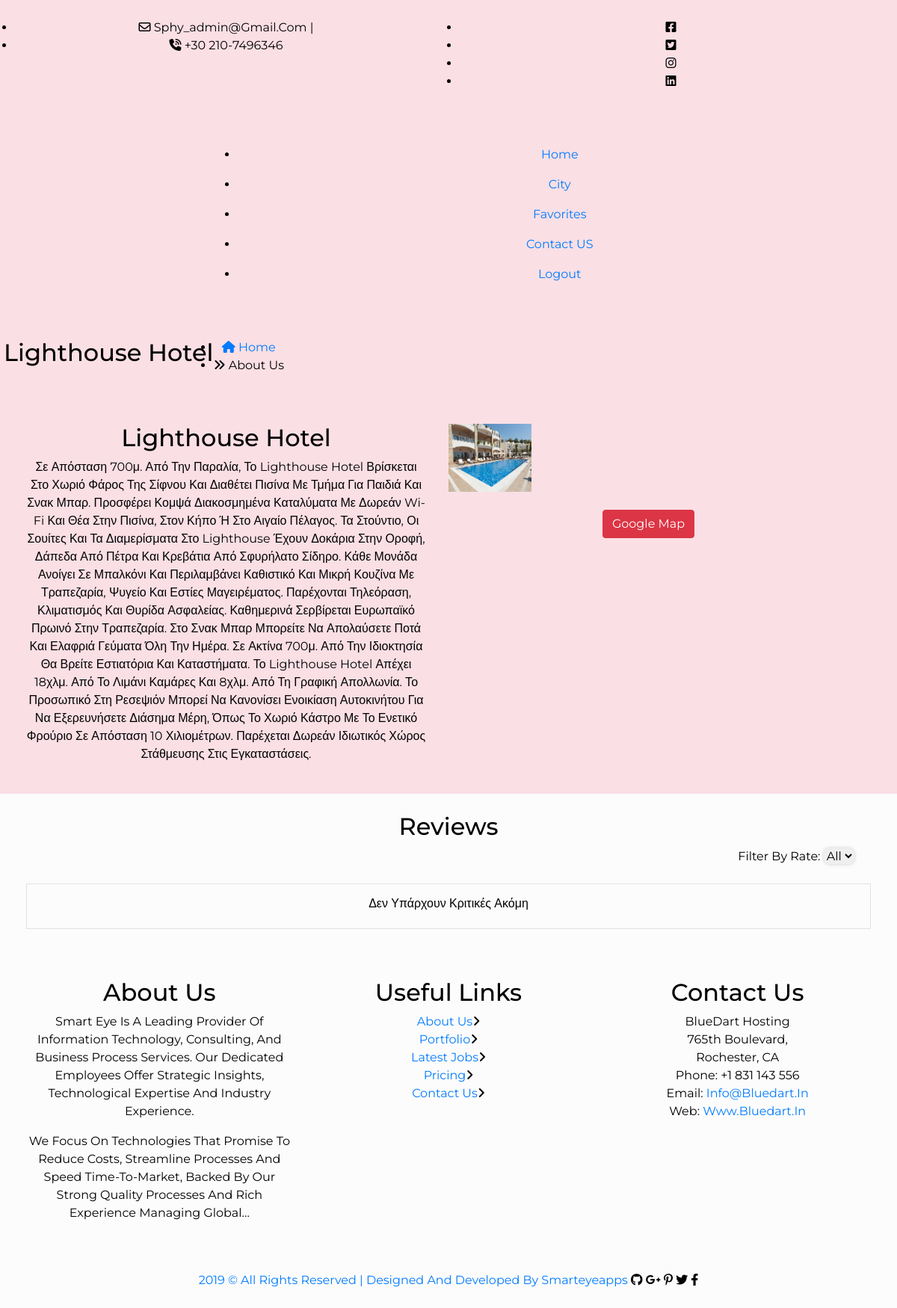
Page /about_us.php?name=1 (signed in) on the committed database.
### tables this page shows
CREATE TABLE choice (
    choice_id INT AUTO_INCREMENT PRIMARY KEY,
    name VARCHAR(255) NOT NULL,
    address VARCHAR(255) NOT NULL,
    phone_number VARCHAR(45),
    link VARCHAR(255),
    map VARCHAR(255) NOT NULL,	
    category_id INT NOT NULL,
    FOREIGN KEY (category_id) REFERENCES category (category_id),
    city_id INT NOT NULL,
    FOREIGN KEY (city_id) REFERENCES city (city_id),
    description TEXT NOT NULL,
    activation  enum ('active', 'not active'),
    user_id INT NOT NULL,
    FOREIGN KEY (user_id) REFERENCES user (user_id)
);

CREATE TABLE pic (
    pic_id INT AUTO_INCREMENT PRIMARY KEY,
    id INT NOT NULL,
    type_id ENUM('city', 'choice','user') NOT NULL,
    path VARCHAR(255) NOT NULL
);

### about_us.php (the view, shortened to what this page needs)
<?php
require_once('database.php');
$name = urldecode($_GET['name']); ?>
<!doctype html>
<html lang="en">
<head>
    <link rel="stylesheet" href="assets/css/bootstrap.min.css">
    <link rel="stylesheet" href="assets/css/all.min.css">
    <link rel="stylesheet" href="assets/css/animate.css">
    <link rel="stylesheet" type="text/css" href="assets/css/style.css" />
    <link rel="stylesheet" href="https://code.jquery.com/ui/1.12.1/themes/base/jquery-ui.css">
</head>
    <body>
<?php include('header.php');?>
    <div class="page-nav no-margin row">
        <div class="container">
            <div class="row">
                <?php $query ="SELECT * FROM choice ch inner join pic p on choice_id = id where choice_id = '$name'" ;
                        $result = mysqli_query($dbc, $query);
                        $data = mysqli_fetch_assoc($result)
                ?>
                <h2><?php if ($data['category_id']!=8) { echo $data['name']; } else {echo 'Details';}  ?></h2>
                <ul>
                    <?php if(isset($_SESSION['category'])){ ?>
                        <li> <a href="gallery.php?filter=<?php echo $_SESSION['category']; ?>"><i class="fas fa-home"></i> Home</a></li>
                    <?php }else{ ?>
                        <li><a href="gallery.php"><i class= "fas fa-home"></i> Home </a></li>
                    <?php } ?>
                    <li><i class="fas fa-angle-double-right"></i> About Us</li>
                </ul>
            </div>
        </div>
    </div>
    <div class="about-us container-fluid">
        <div class="container">
            <div class="row natur-row no-margin w-100">
                <div class="text-part col-md-6">
                    <h2><?php if ($data['category_id']!=8) { echo $data['name']; } else {echo 'Details';}  ?></h2>
                    <p><?php echo $data['description']  ?></p>
                </div>
            <div class="image-part col-md-6">
                <?php
                $query = "SELECT * FROM pic WHERE id = '$name' AND type_id = 'choice'";
                $result = mysqli_query($dbc, $query);
                $pictures = mysqli_fetch_all($result, MYSQLI_ASSOC);
                    ?>
                <div class="thumbnail-carousel">
                    <div class="row">
                        <?php foreach ($pictures as $index => $picture) : ?>
                            <div class="col-3 thumbnail-item <?php if ($picture['path'] == $data['path']) echo 'active'; ?>" data-index="<?php echo $index; ?>">
                                <img src="./pictures/<?php echo $picture['path']; ?>.jpg" class="img-fluid" alt="Thumbnail Image">
                            </div>
                        <?php endforeach; ?>
                    </div>
                </div>
                <?php echo '<br><center><a href="' . $data['map'] . '"><button type="button" class="btn btn-danger">Google Map</button></a></center>'; ?>
            </div>
        </div>
    </div>
</div>
   <?php
    if ($data['category_id']!=8) {
   ?>
<div class="review container-fluid" style="background-color: #fcfcfc;">
    <div class="container">
        <div class="session-title">
            <h2>Reviews</h2>
            <div class="reviews_filters">
                <label>Filter By Rate: </label>
                <select name="f_rate" id="f_rate">
                    <option class="filter-button" data-filter="all">All</option>
                </select>
            </div>
        </div>
<?php
    $filterValue = "all";
    $query = "SELECT username, title, comment, rate , r_date
    FROM choice ch INNER JOIN reviews r ON ch.choice_id=r.choice_id  INNER JOIN user u ON r.user_id=u.user_id
    where ch.choice_id = '$name' ";
    if ($filterValue == "all") {
        $query = "SELECT username, title, comment, rate , r_date FROM choice ch INNER JOIN reviews r ON ch.choice_id=r.choice_id INNER JOIN user u ON r.user_id=u.user_id where ch.choice_id = '$name' ORDER BY r_date DESC";
    }else if($filterValue == 1){
        $query .= "AND rate = '$filterValue' ORDER BY r_date DESC";
    }else if($filterValue == 2){
        $query .= " AND rate = '$filterValue' ORDER BY r_date DESC";
    }else if($filterValue == 3){
        $query .= " AND rate = '$filterValue' ORDER BY r_date DESC";
    }else if($filterValue == 4){
        $query .= " AND rate = '$filterValue' ORDER BY r_date DESC";
    }else if($filterValue == 5){
        $query .= " AND rate = '$filterValue' ORDER BY r_date DESC";
    }
    $result = mysqli_query($dbc, $query);
    if ($result->num_rows > 0) {
    echo'<div class="row review-row">';
        while ($data = mysqli_fetch_assoc($result)) {
            echo'<div class="col-md-6">';
                echo'<div class="review-col">';
?>
                    <div class="profil">
                    </div>
                    <div class="review-detail ">
<?php
                        echo "<h4>". $data['title'] . " </h4> ";
                        echo "<p id='p_comment' style='word-break: break-all;'>".$data['comment']."</p>";
                        $date = date_create($data['r_date']);
                        echo "<h6>". $data['username'] . " at ". date_format($date,'d-m-Y')  ."</h6>";
                        echo "<ul class='rat'>";
                        for($i = 0; $i < $data['rate']; $i++) {
                            echo '<li><i class="fa fa-star" style="color: #f3da35"></i></li>';
                        }
                        echo "</ul>";
?>
                    </div>
                </div>
            </div>
        <?php
    }
        if(mysqli_num_rows($result) > 4){
        echo'<div id="load-more"> Load more </div>';
        };
    ?>
        </div>
    </div>
<?php
    } else {
        echo' <div class="container p-3 my-3 border text-center">';
        echo '<h6>Δεν υπάρχουν κριτικές ακόμη</h6>';
        echo '</div>';
    }
    ?>
</div>
<?php
    }
?>
    <?php include('footer.php');?>
    <div class="copy">
        <div class="container">
            <a href="https://www.smarteyeapps.com/">2019 &copy; All Rights Reserved | Designed and Developed by Smarteyeapps</a>
            <span>
                <a><i class="fab fa-github"></i></a>
                <a><i class="fab fa-google-plus-g"></i></a>
                <a><i class="fab fa-pinterest-p"></i></a>
                <a><i class="fab fa-twitter"></i></a>
                <a><i class="fab fa-facebook-f"></i></a>
            </span>
        </div>
    </div>
</body>
</html>

### style.css (style rules this page uses)
* { font-family: "Montserrat", sans-serif; margin: 0; padding: 0; box-sizing: border-box; outline: none; border: none; text-decoration: none; text-transform: capitalize; transition: all 0.2s linear; }
body { background-color: #dc143c22; }
.container { max-width: 1200px; margin: 0 auto; text-align: center; padding: 25px 20px; }
:root { --main-color:#16a085; --red:#eb4d4b; --orange:#f39c12; --black:#130f40; --light-color:#999; --light-bg:#eee; --white:#fff; --border:.1rem solid rgba(0,0,0,.2); --box-shadow:0 .5rem 1rem rgba(0,0,0,.1); }

### about_us.php (style rules this page uses)
.reviews_filters { margin-left:930px; }
#f_rate { border-radius: .5rem; box-shadow: 0 0 5px #ccc; }

### rows in the picture
choice: name "Lighthouse Hotel", description "Σε Απόσταση 700μ. Από Την Παραλία, Το Lighthouse Hotel Βρίσκεται Στο Χωριό Φάρος Της Σίφνου Και Διαθέτει Πισίνα Με Τμήμα Για Παιδιά Και Σνακ Μπαρ. Προσφέρει Κομψά Διακοσμημένα Καταλύματα Με Δωρεάν Wi-Fi Και Θέα Στην Πισίνα, Στον Κήπο Ή Στο Αιγαίο Πέλαγος. Τα Στούντιο, Οι Σουίτες Και Τα Διαμερίσματα Στο Lighthouse Έχουν Δοκάρια Στην Οροφή, Δάπεδα Από Πέτρα Και Κρεβάτια Από Σφυρήλατο Σίδηρο. Κάθε Μονάδα Ανοίγει Σε Μπαλκόνι Και Περιλαμβάνει Καθιστικό Και Μικρή Κουζίνα Με Τραπεζαρία, Ψυγείο Και Εστίες Μαγειρέματος. Παρέχονται Τηλεόραση, Κλιματισμός Και Θυρίδα Ασφαλείας. Καθημερινά Σερβίρεται Ευρωπαϊκό Πρωινό Στην Τραπεζαρία. Στο Σνακ Μπαρ Μπορείτε Να Απολαύσετε Ποτά Και Ελαφριά Γεύματα Όλη Την…"
pic: path (picture)
